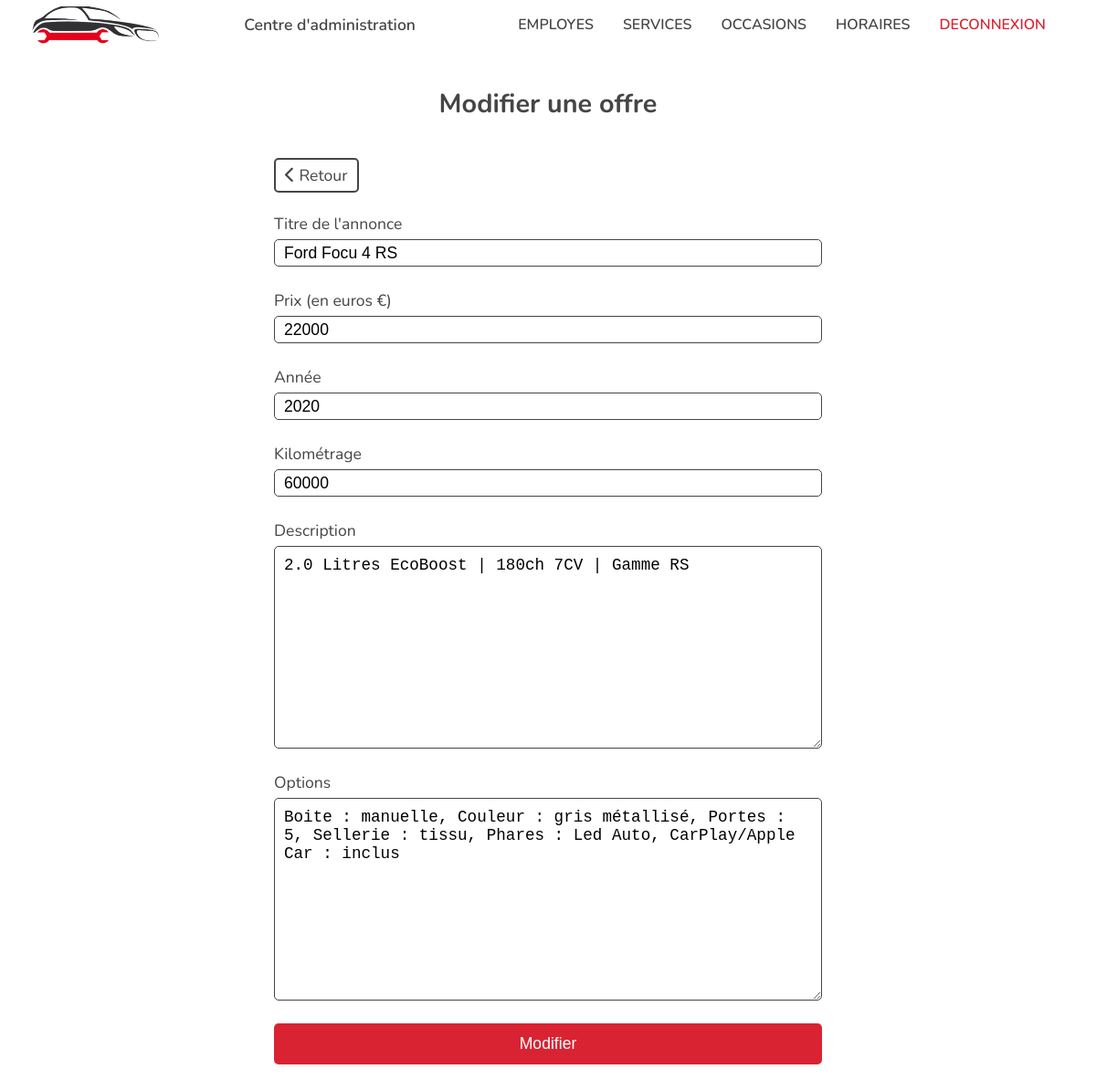
Screenshot of /edit-occasion.php?id=1 (signed in) with the database file from the repository.
### tables this page shows
CREATE TABLE IF NOT EXISTS offers
(
    id INT PRIMARY KEY AUTO_INCREMENT NOT NULL,
    title VARCHAR(255),
    price INT NOT NULL,
    year INT NOT NULL,
    kms INT NOT NULL,
    description TEXT,
    options TEXT,
    img VARCHAR(255),
    id_employee INT,
    FOREIGN KEY (id_employee) REFERENCES employees(id)
);

### actions/cars/editOccasionAction.php (called while the page is built, shortened)
<?php
require ('actions/database.php');
if(isset($_GET['id']) AND !empty($_GET['id'])){
    $occasionId = $_GET['id'];
    $checkIfOccasionExists = $bdd->prepare('SELECT * FROM offers WHERE id = ?');
    $checkIfOccasionExists->execute(array($occasionId));
    if($checkIfOccasionExists->rowCount() > 0){
        $occasionInfos = $checkIfOccasionExists->fetch();
        if($occasionInfos['id'] == $_GET['id']){
            $offer_title = $occasionInfos['title'];
            $offer_price = $occasionInfos['price'];
            $offer_year = $occasionInfos['year'];
            $offer_kms = $occasionInfos['kms'];
            $offer_description = $occasionInfos['description'];
            $offer_options = $occasionInfos['options'];
        }
    } else {
        $errorMsg = "Aucune offre n'a été trouvée";
    }
}

### edit-occasion.php (the view, shortened to what this page needs)
<?php
    require('actions/cars/editOccasionAction.php');
    include 'pages/includes/html-head.php';
?>
    <body>
        <?php include 'pages/includes/navbar-admin.php'; ?>
        <div class="admin-section edit-occasion">
            <div class="admin-title">Modifier une offre</div>
            <form class="form-add-occcasion" method="POST" enctype="multipart/form-data">
                <a href="./occasions-admin.php" class="return-btn"><i class="fas fa-chevron-left"></i> Retour</a>
                <br>
                <label for="occasionTitle">Titre de l'annonce</label>
                <input type="text" name="occasionTitle" required="required" value="<?=$offer_title;?>">
                <label for="occasionPrice">Prix (en euros €)</label>
                <input type="number" name="occasionPrice" required="required" value="<?=$offer_price;?>">
                <label for="occasionYear" >Année</label>
                <input type="number" name="occasionYear" required="required" value="<?=$offer_year;?>">
                <label for="occasionKm">Kilométrage</label>
                <input type="text" name="occasionKm" required="required" value="<?=$offer_kms;?>">
                <label for="occasionDesc">Description</label>
                <textarea name="occasionDesc" rows="10" required="required"><?=$offer_description;?></textarea>
                <label for="occasionOptions">Options</label>
                <textarea name="occasionOptions" rows="10" required="required"><?=$offer_options;?></textarea>
                <button type="submit" name="editOccasion" id="submit">Modifier</button>
                <br>
            </form>
        </div>
    </body>
</html>

### src/style.css (style rules this page uses)
*, *::after, *::before { margin: 0; padding: 0; box-sizing: border-box; text-decoration: none; list-style: none; scroll-behavior: smooth; }
body { font-family: "Nunito", sans-serif, "arial", sans-serif; color: #454545; }
body a { color: inherit; text-decoration: none; }
body .admin-section { width: 100%; margin: 0; display: flex; flex-direction: column; padding: 40px 12px; }
body .admin-section .admin-title { margin: 0 auto 40px; font-size: 1.8rem; font-weight: 700; }
body .admin-section .modify-btn, body .admin-section .delete-btn, body .admin-section .return-btn { font-size: 1.2rem; padding: 5px 10px; background-color: transparent; border-radius: 5px; text-align: center; }
body .admin-section .return-btn { width: fit-content; font-size: 1.1rem; border: 2px solid #454545; color: #454545; }
body form { display: flex; flex-direction: column; width: 90%; margin: 0 auto; }
body form label { font-size: 1.1rem; margin-bottom: 5px; }
body form input { width: 100%; height: 30px; padding-left: 10px; border: 1px solid #454545; border-radius: 5px; outline: none; font-size: 1.1rem; margin-bottom: 25px; }
body form textarea { margin-bottom: 25px; padding: 10px; border: 1px solid #454545; border-radius: 5px; outline: none; font-size: 1.1rem; }
body form button { width: fit-content; margin: 0 auto; padding: 12px 15px; border-radius: 5px; border: none; color: #ffffff; background-color: #d92332; font-size: 1.1rem; cursor: pointer; width: 100%; }
@media screen and (min-width: 700px) { body form { width: 600px; } }
@media screen and (min-width: 700px) { body .admin-section { max-width: 800px; margin: 0 auto; } }

### rows the page displays
offers: occasionTitle "Ford Focu 4 RS", occasionPrice "22000", occasionYear "2020", occasionKm "60000", occasionDesc "2.0 Litres EcoBoost | 180ch 7CV | Gamme RS", occasionOptions "Boite : manuelle, Couleur : gris métallisé, Portes : 5, Sellerie : tissu, Phares : Led Auto, CarPlay/Apple Car : inclus"
